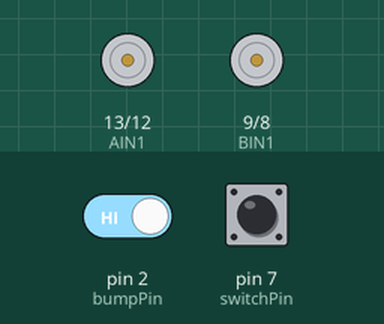
This sketch was run on a simulated Arduino Uno, built with avr-gcc and run on an emulated ATmega328P. Parts: motor-driver pin pairs drawn as motors (green arrow = first pin HIGH = forward, orange = second pin HIGH = backward, longer = more drive, scaled by the enable pin). Inputs (shaded band) come from the test bench; at power-on: pin 7 (switchPin) HIGH, pin 2 (bumpPin) HIGH.

Above: at 1.2 s.
1.3 s: pin 7 (switchPin) pulled LOW for 0.15 s
At 1.37 s:
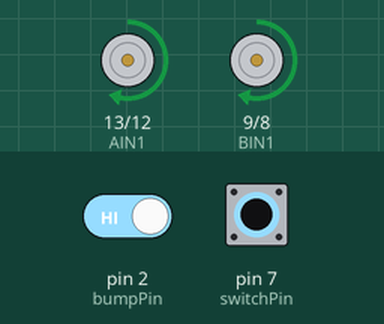
2.9 s: pin 7 (switchPin) pulled LOW for 3.2 s
At 7.1 s:
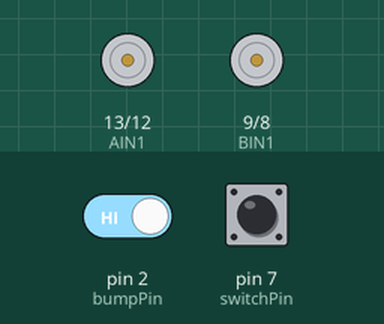
7.6 s: pin 2 (bumpPin) driven LOW and pin 7 (switchPin) driven LOW
At 9.0 s:
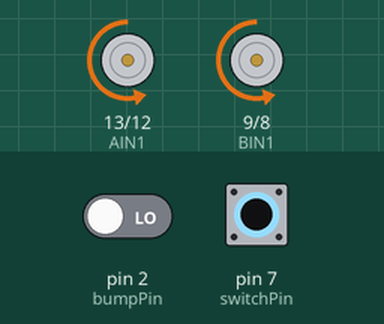
10.6 s: pin 2 (bumpPin) driven HIGH
Timing chart, 0 to 13.6 s (numbered marks = the images above; inputs shaded):
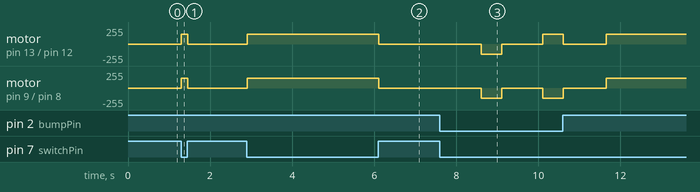

The sketch:

AutRobotBumpSw_MS.ino
```cpp
//the right motor will be controlled by the motor A pins on the motor driver
const int AIN1 = 13;           //control pin 1 on the motor driver for the right motor
const int AIN2 = 12;            //control pin 2 on the motor driver for the right motor
const int PWMA = 11;            //speed control pin on the motor driver for the right motor

//the left motor will be controlled by the motor B pins on the motor driver
const int PWMB = 10;           //speed control pin on the motor driver for the left motor
const int BIN2 = 8;           //control pin 2 on the motor driver for the left motor
const int BIN1 = 9;           //control pin 1 on the motor driver for the left motor

int switchPin = 7;             //switch to turn the robot on and off
int bumpPin = 2;                //pin connected to bump switch

//robot behaviour variables
int backupTime = 500;           //amount of time that the robot will back up when it senses an object
int turnTime = 500;             //amount that the robot will turn once it has backed up

/********************************************************************************/
void setup()
{

  pinMode(switchPin, INPUT_PULLUP);   //set this as a pullup to sense whether the switch is flipped
  pinMode(bumpPin, INPUT_PULLUP);   //set this as a pullup to sense whether the bump switch is triggered

  //set the motor contro pins as outputs
  pinMode(AIN1, OUTPUT);
  pinMode(AIN2, OUTPUT);
  pinMode(PWMA, OUTPUT);

  pinMode(BIN1, OUTPUT);
  pinMode(BIN2, OUTPUT);
  pinMode(PWMB, OUTPUT);


 // Serial.begin(9600);                       //begin serial communication with the computer
 // Serial.print("To infinity and beyond!");  //test the serial connection
}

/********************************************************************************/
void loop()
{
  if(digitalRead(switchPin) == LOW){  //if the on switch is flipped

    if(digitalRead(bumpPin) ==  LOW){                //if bump switch hits object goes low

      //stop for a moment
      rightMotor(0);
      leftMotor(0);
      delay(1000);

      //back up
      rightMotor(-150);
      leftMotor(-150);
      delay(backupTime);

      //stop for a moment
      rightMotor(0);
      leftMotor(0);
      delay(1000);

      //turn away from obsticle
      rightMotor(150);
      leftMotor(-150);
      delay(turnTime);

      //stop for a moment
      rightMotor(0);
      leftMotor(0);
      delay(1000);

    }else{                         //if no obstacle is detected drive forward
      rightMotor(150);
      leftMotor(150);
    }
  } else{                         //if the switch is off then stop

      //stop the motors
      rightMotor(0);
      leftMotor(0);
  }

  delay(50);                      //wait 50 milliseconds between readings
}

/********************************************************************************/
void rightMotor(int motorSpeed)                       //function for driving the right motor
{
  if (motorSpeed > 0)                                 //if the motor should drive forward (positive speed)
  {
    digitalWrite(AIN1, HIGH);                         //set pin 1 to high
    digitalWrite(AIN2, LOW);                          //set pin 2 to low
  }
  else if (motorSpeed < 0)                            //if the motor should drive backwar (negative speed)
  {
    digitalWrite(AIN1, LOW);                          //set pin 1 to low
    digitalWrite(AIN2, HIGH);                         //set pin 2 to high
  }
  else                                                //if the motor should stop
  {
    digitalWrite(AIN1, LOW);                          //set pin 1 to low
    digitalWrite(AIN2, LOW);                          //set pin 2 to low
  }
  analogWrite(PWMA, abs(motorSpeed));                 //now that the motor direction is set, drive it at the entered speed
}

/********************************************************************************/
void leftMotor(int motorSpeed)                        //function for driving the left motor
{
  if (motorSpeed > 0)                                 //if the motor should drive forward (positive speed)
  {
    digitalWrite(BIN1, HIGH);                         //set pin 1 to high
    digitalWrite(BIN2, LOW);                          //set pin 2 to low
  }
  else if (motorSpeed < 0)                            //if the motor should drive backwar (negative speed)
  {
    digitalWrite(BIN1, LOW);                          //set pin 1 to low
    digitalWrite(BIN2, HIGH);                         //set pin 2 to high
  }
  else                                                //if the motor should stop
  {
    digitalWrite(BIN1, LOW);                          //set pin 1 to low
    digitalWrite(BIN2, LOW);                          //set pin 2 to low
  }
  analogWrite(PWMB, abs(motorSpeed));                 //now that the motor direction is set, drive it at the entered speed
}
```

Measured:
- after the input at 1.3 s, motor on pin 13 (AIN1) / pin 12 (AIN2), motor on pin 9 (BIN1) / pin 8 (BIN2): stopped → forward 150/255 at once, → stopped 0.15 s later
- after the input at 2.9 s, motor on pin 13 (AIN1) / pin 12 (AIN2), motor on pin 9 (BIN1) / pin 8 (BIN2): stopped → forward 150/255 at once, → stopped 3.2 s later
- after the input at 7.6 s, motor on pin 13 (AIN1) / pin 12 (AIN2): stopped → backward 150/255 after 1.0 s, → stopped 0.50 s later, → forward 150/255 1.0 s later; motor on pin 9 (BIN1) / pin 8 (BIN2): stopped → backward 150/255 after 1.0 s, → stopped 0.50 s later, → backward 150/255 1.0 s later
